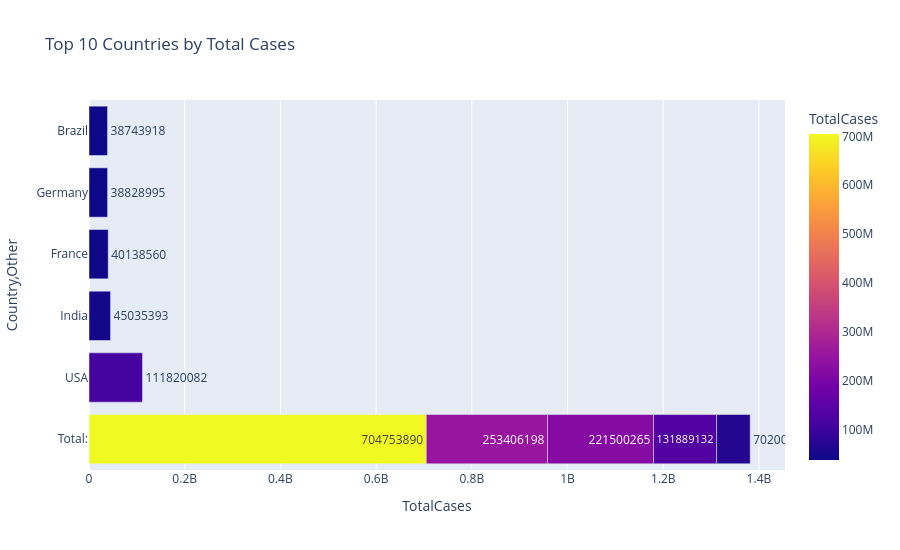

Notebook code cell kept with this figure:
### Code cell
plot_bar_plotly(
    top_cases, "Country,Other", "TotalCases",
    "Top 10 Countries by Total Cases", "top10_cases_bar_plotly.png",
    orientation="h",
)

### Figure 1 — Plotly figure (JSON) as saved in the notebook; plotly's stock layout.template omitted (floating-point values rounded to 4 significant figures)
{"data": [{"hovertemplate": "TotalCases=%{marker.color}<br>Country,Other=%{y}<extra></extra>", "legendgroup": "", "marker": {"color": [704753890, 253406198, 221500265, 131889132, 111820082, 70200879, 45035393, 40138560, 38828995, 38743918], "coloraxis": "coloraxis", "pattern": {"shape": ""}}, "name": "", "orientation": "h", "showlegend": false, "text": [704800000.0, 253400000.0, 221500000.0, 131900000.0, 111800000.0, 70200000.0, 45040000.0, 40140000.0, 38830000.0, 38740000.0], "textposition": "auto", "type": "bar", "x": [704753890, 253406198, 221500265, 131889132, 111820082, 70200879, 45035393, 40138560, 38828995, 38743918], "xaxis": "x", "y": ["Total:", "Total:", "Total:", "Total:", "USA", "Total:", "India", "France", "Germany", "Brazil"], "yaxis": "y"}], "layout": {"barmode": "relative", "coloraxis": {"colorbar": {"title": {"text": "TotalCases"}}, "colorscale": [[0, "#0d0887"], [0.1111, "#46039f"], [0.2222, "#7201a8"], [0.3333, "#9c179e"], [0.4444, "#bd3786"], [0.5556, "#d8576b"], [0.6667, "#ed7953"], [0.7778, "#fb9f3a"], [0.8889, "#fdca26"], [1, "#f0f921"]]}, "height": 550, "legend": {"tracegroupgap": 0}, "title": {"text": "Top 10 Countries by Total Cases"}, "width": 900, "xaxis": {"anchor": "y", "domain": [0, 1], "title": {"text": "TotalCases"}}, "yaxis": {"anchor": "x", "domain": [0, 1], "title": {"text": "Country,Other"}}}}
